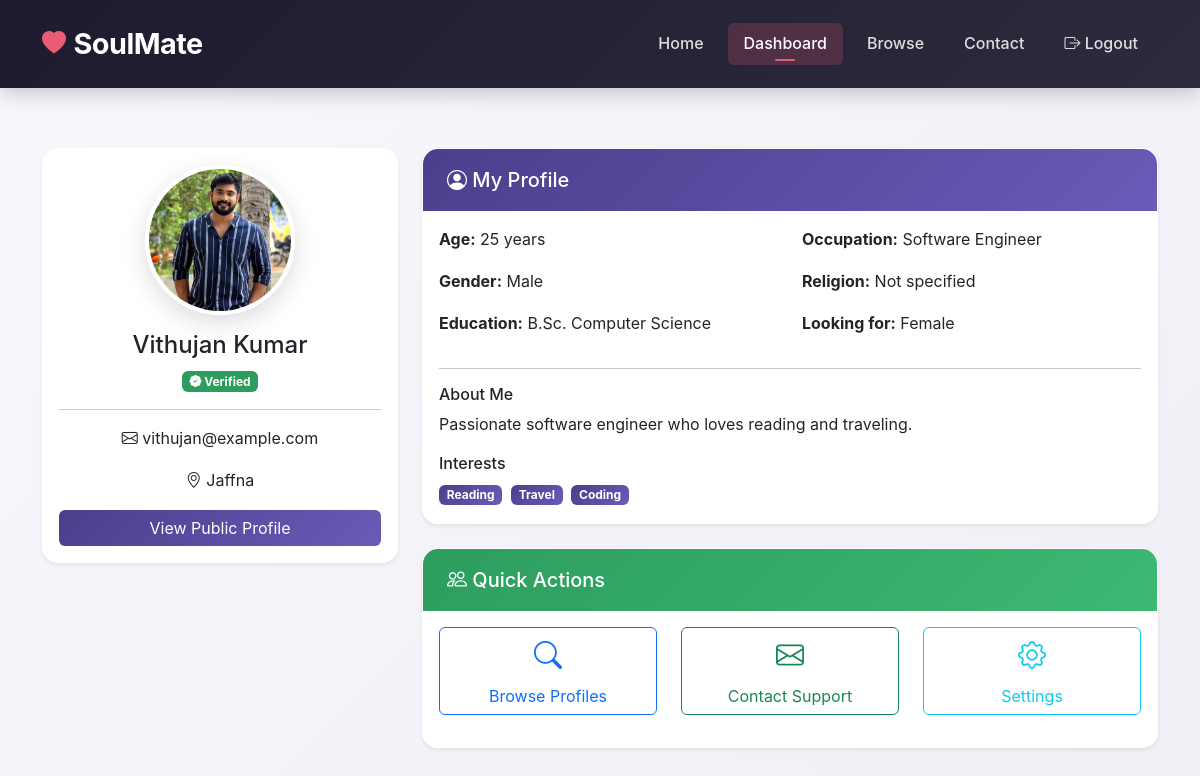
/dashboard.php (signed in), run on the app's committed database.
### tables this page shows
CREATE TABLE users (
    id INT AUTO_INCREMENT PRIMARY KEY,
    first_name VARCHAR(50) NOT NULL,
    last_name VARCHAR(50) NOT NULL,
    email VARCHAR(100) UNIQUE NOT NULL,
    password_hash VARCHAR(255) NOT NULL,
    gender ENUM('male', 'female', 'other') NOT NULL,
    birthdate DATE NOT NULL,
    location VARCHAR(50) NOT NULL,
    occupation VARCHAR(100),
    education VARCHAR(50),
    religion VARCHAR(50),
    bio TEXT,
    looking_for ENUM('male', 'female', 'both', 'other'),
    interests TEXT,
    profile_image VARCHAR(255),
    is_verified BOOLEAN DEFAULT FALSE,
    created_at TIMESTAMP DEFAULT CURRENT_TIMESTAMP,
    updated_at TIMESTAMP DEFAULT CURRENT_TIMESTAMP ON UPDATE CURRENT_TIMESTAMP,
    last_login TIMESTAMP NULL
);

### includes/functions.php (called while the page is built, shortened)
<?php
function calculateAge($birthdate) {
    $today = new DateTime();
    $dob = new DateTime($birthdate);
    $diff = $today->diff($dob);
    return $diff->y;
}
function getUserById($userId) {
    $pdo = getDBConnection();
    $stmt = $pdo->prepare("SELECT * FROM users WHERE id = ?");
    $stmt->execute([$userId]);
    return $stmt->fetch();
}
?>

### dashboard.php (the view, shortened to what this page needs)
<?php
require_once 'includes/functions.php';
$user = getUserById($_SESSION['user_id']);
$age = calculateAge($user['birthdate']);
?>
<!DOCTYPE html>
<html lang="en">
<head>
    <link href="https://cdn.jsdelivr.net/npm/bootstrap@5.3.2/dist/css/bootstrap.min.css" rel="stylesheet">
    <link rel="stylesheet" href="https://cdn.jsdelivr.net/npm/bootstrap-icons@1.11.3/font/bootstrap-icons.min.css">
    <link rel="stylesheet" href="css/style.css">
</head>
<body class="dashboard-page">
    <nav class="navbar navbar-expand-lg navbar-dark fixed-top soulmate-navbar">
        <div class="container">
            <a class="navbar-brand fw-bold" href="index.php">
                <i class="bi bi-heart-fill me-2"></i>
                SoulMate
            </a>
            <div class="collapse navbar-collapse" id="navbarNav">
                <ul class="navbar-nav ms-auto">
                    <li class="nav-item"><a class="nav-link" href="index.php">Home</a></li>
                    <li class="nav-item"><a class="nav-link active" href="dashboard.php">Dashboard</a></li>
                    <li class="nav-item"><a class="nav-link" href="browse.php">Browse</a></li>
                    <li class="nav-item"><a class="nav-link" href="contact.php">Contact</a></li>
                    <li class="nav-item"><a class="nav-link" href="auth/logout.php"><i class="bi bi-box-arrow-right"></i> Logout</a></li>
                </ul>
            </div>
        </div>
    </nav>
    <div style="padding-top: 100px;">
        <div class="container mt-5">
            <div class="row">
                <div class="col-md-4">
                    <div class="card shadow-sm mb-4">
                        <div class="card-body text-center">
                            <?php
                            if (!empty($user['profile_image']) && file_exists($user['profile_image'])) {
                                $imgSrc = $user['profile_image'];
                            } elseif (file_exists('images/profile' . $user['id'] . '.jpeg')) {
                                $imgSrc = 'images/profile' . $user['id'] . '.jpeg';
                            } elseif (file_exists('images/profile' . $user['id'] . '.jpg')) {
                                $imgSrc = 'images/profile' . $user['id'] . '.jpg';
                            } elseif (file_exists('images/profile' . $user['id'] . '.png')) {
                                $imgSrc = 'images/profile' . $user['id'] . '.png';
                            } else {
                                $imgSrc = ($user['gender'] == 'female') ? 'images/profile2.jpeg' : 'images/profile1.jpeg';
                            }
                            ?>
                            <img src="<?php echo $imgSrc; ?>"
                                 class="rounded-circle mb-3" width="150" height="150" style="object-fit: cover;">
                            <h4><?php echo htmlspecialchars($user['first_name'] . ' ' . $user['last_name']); ?></h4>
                            <span class="badge bg-success"><i class="bi bi-patch-check-fill"></i> Verified</span>
                            <hr>
                            <p><i class="bi bi-envelope"></i> <?php echo htmlspecialchars($user['email']); ?></p>
                            <p><i class="bi bi-geo-alt"></i> <?php echo htmlspecialchars($user['location']); ?></p>
                            <a href="profile.php?id=<?php echo $user['id']; ?>" class="btn btn-primary w-100">View Public Profile</a>
                        </div>
                    </div>
                </div>
                <div class="col-md-8">
                    <div class="card shadow-sm mb-4">
                        <div class="card-header">
                            <h5 class="mb-0"><i class="bi bi-person-circle"></i> My Profile</h5>
                        </div>
                        <div class="card-body">
                            <div class="row">
                                <div class="col-md-6">
                                    <p><strong>Age:</strong> <?php echo $age; ?> years</p>
                                    <p><strong>Gender:</strong> <?php echo ucfirst($user['gender']); ?></p>
                                    <p><strong>Education:</strong> <?php echo htmlspecialchars($user['education'] ?? 'Not specified'); ?></p>
                                </div>
                                <div class="col-md-6">
                                    <p><strong>Occupation:</strong> <?php echo htmlspecialchars($user['occupation'] ?? 'Not specified'); ?></p>
                                    <p><strong>Religion:</strong> <?php echo htmlspecialchars($user['religion'] ?? 'Not specified'); ?></p>
                                    <p><strong>Looking for:</strong> <?php echo ucfirst($user['looking_for'] ?? 'Not specified'); ?></p>
                                </div>
                            </div>
                            <hr>
                            <h6>About Me</h6>
                            <p><?php echo nl2br(htmlspecialchars($user['bio'] ?? 'No bio added yet.')); ?></p>
                            <?php if ($user['interests']): ?>
                            <h6 class="mt-3">Interests</h6>
                            <div>
                                <?php foreach (explode(',', $user['interests']) as $interest): ?>
                                    <span class="badge me-1" style="background: linear-gradient(135deg, #4a3f8c 0%, #6b5ab8 100%);"><?php echo htmlspecialchars(trim($interest)); ?></span>
                                <?php endforeach; ?>
                            </div>
                            <?php endif; ?>
                        </div>
                    </div>
                    <div class="card shadow-sm">
                        <div class="card-header" style="background: linear-gradient(135deg, #2d9d5d 0%, #3db974 100%);">
                            <h5 class="mb-0"><i class="bi bi-people"></i> Quick Actions</h5>
                        </div>
                        <div class="card-body">
                            <div class="row text-center">
                                <div class="col-md-4 mb-3">
                                    <a href="browse.php" class="btn btn-outline-primary w-100">
                                        <i class="bi bi-search fs-3 d-block mb-2"></i>
                                        Browse Profiles
                                    </a>
                                </div>
                                <div class="col-md-4 mb-3">
                                    <a href="contact.php" class="btn btn-outline-success w-100">
                                        <i class="bi bi-envelope fs-3 d-block mb-2"></i>
                                        Contact Support
                                    </a>
                                </div>
                                <div class="col-md-4 mb-3">
                                    <a href="#" class="btn btn-outline-info w-100">
                                        <i class="bi bi-gear fs-3 d-block mb-2"></i>
                                        Settings
                                    </a>
                                </div>
                            </div>
                        </div>
                    </div>
                </div>
            </div>
        </div>
    </div>
</body>
</html>

### css/style.css (style rules this page uses)
:root { --primary-color: #4a3f8c; --primary-dark: #3a3070; --primary-light: #6b5ab8; --secondary-color: #8b7dd6; --secondary-light: #b8aee8; --accent-color: #e85d75; --accent-light: #f08a9f; --dark-color: #1e1b2e; --dark-secondary: #2d2a3e; --gray-dark: #4a4758; --gray-medium: #8a8798; --gray-light: #e8e6ef; --light-color: #f8f7fc; --white: #ffffff; --success-color: #2d9d5d; --warning-color: #e8a838; --danger-color: #d64545; }
* { margin: 0; padding: 0; box-sizing: border-box; }
body { font-family: 'Inter', -apple-system, BlinkMacSystemFont, 'Segoe UI', Roboto, sans-serif; color: var(--dark-color); background-color: var(--light-color); overflow-x: hidden; line-height: 1.6; }
.soulmate-navbar { background: linear-gradient(135deg, var(--dark-color) 0%, var(--dark-secondary) 100%) !important; padding: 1rem 0; box-shadow: 0 4px 20px rgba(30, 27, 46, 0.25); z-index: 1000; backdrop-filter: blur(10px); }
.soulmate-navbar .navbar-brand { font-size: 1.8rem; font-weight: 700; color: var(--white) !important; display: flex; align-items: center; letter-spacing: -0.5px; }
.soulmate-navbar .navbar-brand i { font-size: 1.5rem; color: var(--accent-color); margin-right: 0.5rem; }
.soulmate-navbar .nav-link { font-weight: 500; color: rgba(255, 255, 255, 0.85) !important; padding: 0.5rem 1rem !important; margin: 0 0.25rem; position: relative; transition: all 0.3s ease; border-radius: 6px; }
.soulmate-navbar .nav-link.active { color: var(--white) !important; background: rgba(232, 93, 117, 0.2); }
.soulmate-navbar .nav-link.active::after { content: ''; position: absolute; bottom: 4px; left: 50%; transform: translateX(-50%); width: 20px; height: 2px; background: var(--accent-color); border-radius: 2px; }
.btn-primary { background: linear-gradient(135deg, var(--primary-color) 0%, var(--primary-light) 100%); border: none; transition: all 0.3s ease; }
.badge.bg-success { background: var(--success-color) !important; }
.card { border-radius: 16px; border: 1px solid var(--gray-light); overflow: hidden; }
.card-header { font-weight: 600; border-bottom: 1px solid var(--gray-light); }
.dashboard-page { background: linear-gradient(135deg, #f8f7fc 0%, #f0eff5 100%); min-height: 100vh; }
.dashboard-page .card { background: rgba(255, 255, 255, 0.95); backdrop-filter: blur(10px); border: 1px solid rgba(255, 255, 255, 0.8); box-shadow: 0 8px 32px rgba(30, 27, 46, 0.08); }
.dashboard-page .card-header { background: linear-gradient(135deg, var(--primary-color) 0%, var(--primary-light) 100%); color: var(--white); border-bottom: none; padding: 1.2rem 1.5rem; }
.dashboard-page .rounded-circle { border: 4px solid var(--white); box-shadow: 0 8px 25px rgba(30, 27, 46, 0.15); }

### data on the page
users: first_name+last_name "Vithujan Kumar", email "vithujan@example.com", location "Jaffna", birthdate "25", gender "Male", education "B.Sc. Computer Science", occupation "Software Engineer", religion "Not specified", looking_for "Female", bio "Passionate software engineer who loves reading and traveling.", interests "Reading", interests "Travel", interests "Coding"
